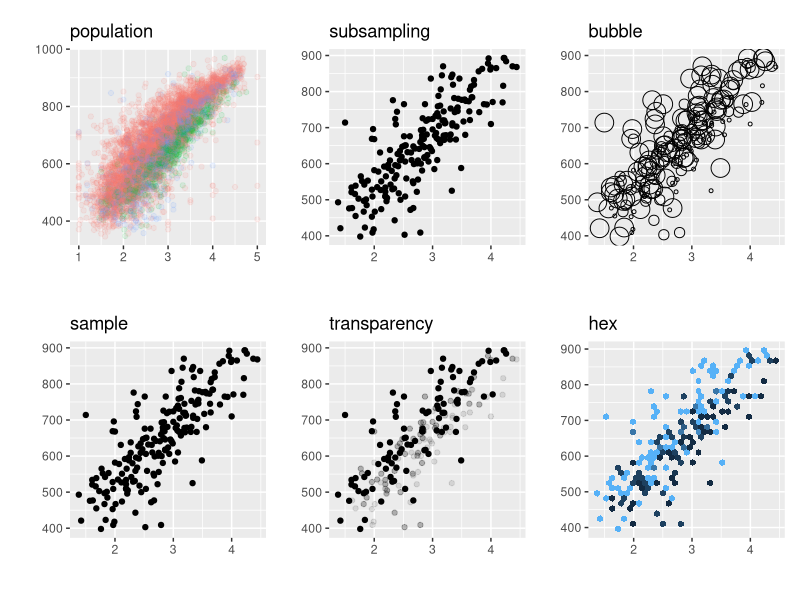
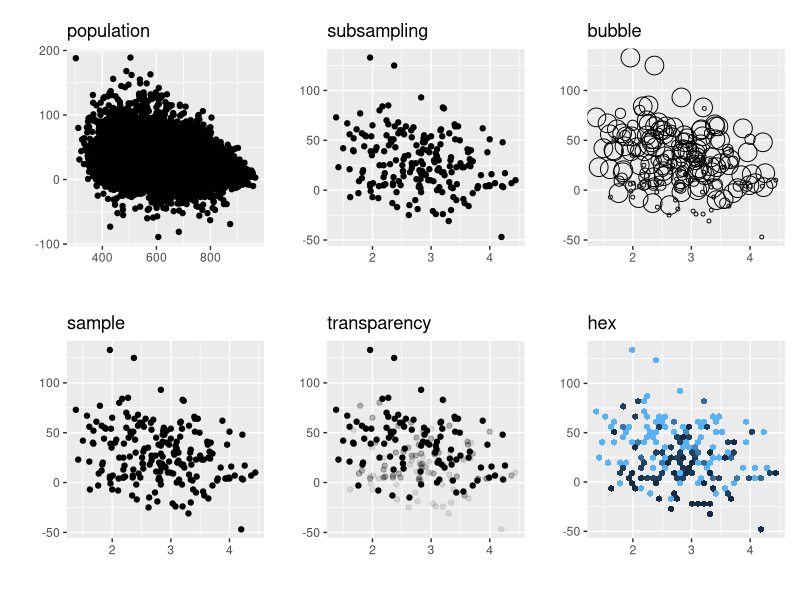

The R script that drew these images, in order:
## ---- chunk 1
#| echo: true
library(survey)
data(api)
## ---- chunk 2
library(patchwork)
library(tidyverse)

dstrat<-svydesign(id=~1,strata=~stype, weights=~pw, data=apistrat, fpc=~fpc)

rr <-  svyvar(~api00+avg.ed, dstrat) |> as.matrix() |>cov2cor() 
paste('True Correlation', rr[2,1])

wts <- 1/dstrat$prob 

p6 <- ggplot(apipop) + geom_point(aes(y = api00, x = avg.ed, color=stype), alpha=.1 ) + theme(aspect.ratio = 1)+ labs(title='population', x = '', y = '')

# ggplot(apipop) + geom_point(aes(y = api00, x = avg.ed, color=stype), alpha=.1 ) + 
#  facet_grid(~stype) + 
#  labs(title='population', x = '', y = '')

 p5 <- ggplot(apistrat) + geom_point(aes(y = api00, x = avg.ed) ) +
   theme(aspect.ratio = 1)+ labs(title='sample', x = '', y = '') 

p2 <- ggplot(apistrat) + geom_point(aes(y = api00, x = avg.ed, size = wts), shape = 1 ) + theme(aspect.ratio = 1) + labs(title='bubble', , x = '', y = '')

p3 <- ggplot(apistrat) + geom_point(aes(y = api00, x = avg.ed, alpha = wts)) + theme(aspect.ratio = 1)+ labs(title ='transparency', x = '', y = '')

p4 <- ggplot(apistrat, aes(y = api00, x = avg.ed, z = wts)) +
  theme(aspect.ratio = 1)+ stat_summary_hex(  ) + labs(title = 'hex', x = '', y = '')

ids <- sample(1:nrow(apistrat), replace = TRUE, prob = wts )
p1 <- ggplot(apistrat) + geom_point(aes(y = api00, x = avg.ed) ) +
  theme(aspect.ratio = 1) + labs(title='subsampling', x = '', y = '')

(p6 + p1 + p2)/ (p5+p3+p4)  + 
  plot_layout(guides = "collect", axes = "collect", axis_titles = "collect") & 
  theme(legend.position = "none")


## ---- chunk 3

rr <-  svyvar(~growth + api99, dstrat) |> as.matrix() |> cov2cor() 
paste('True Correlation', rr[2,1])

wts <- 1/dstrat$prob 

p6 <- ggplot(apipop) + geom_point(aes(y = growth, x = api99) ) + 
  theme(aspect.ratio = 1) + labs(title = 'population', x = '', y = '')

 p5 <- ggplot(apistrat) + geom_point(aes(y = growth, x = avg.ed) ) +
   theme(aspect.ratio = 1) + labs(title='sample', x = '', y = '') 

p2 <- ggplot(apistrat) + geom_point(aes(y = growth, x = avg.ed, size = wts), shape = 1 ) + theme(aspect.ratio = 1) +
  labs(title = 'bubble', , x = '', y = '')

p3 <- ggplot(apistrat) + geom_point(aes(y = growth, x = avg.ed, alpha = wts)) + theme(aspect.ratio = 1) +
  labs(title ='transparency', x = '', y = '')

p4 <- ggplot(apistrat, aes(y = growth, x = avg.ed, z = wts)) +
  theme(aspect.ratio = 1 ) + stat_summary_hex(  ) + labs(title = 'hex', x = '', y = '')

ids <- sample(1:nrow(apistrat), replace = TRUE, prob = wts )
p1 <- ggplot(apistrat) + geom_point(aes(y = growth, x = avg.ed) ) +
  theme(aspect.ratio = 1) +
  labs(title='subsampling', x = '', y = '')

(p6 + p1 + p2)/ (p5+p3+p4)  + 
  plot_layout(guides = "collect", axes = "collect", axis_titles = "collect") & 
  theme(legend.position = "none")
